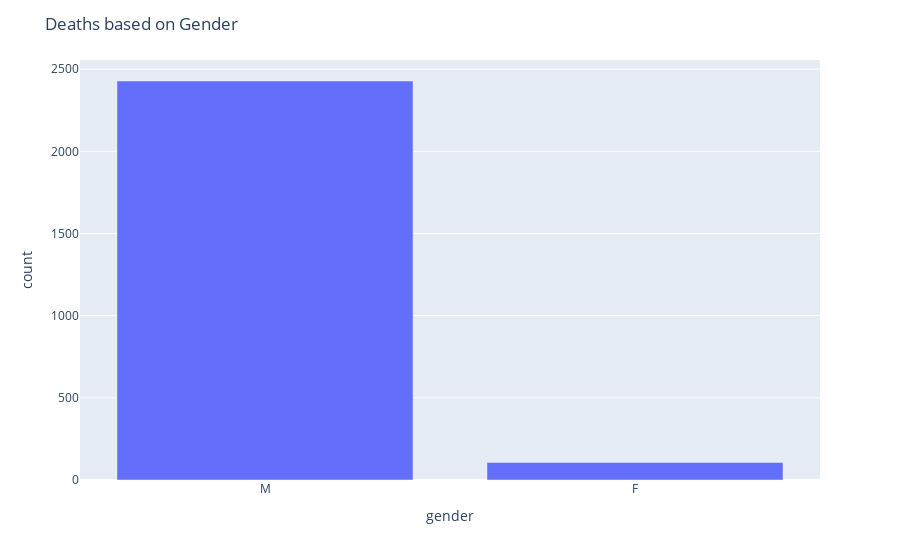

Notebook cell for this chart:
### Code cell
fig_d = px.bar(data_frame=gender_death, x=gender_death.index,  y='count')

fig_d.update_layout(title='Deaths based on Gender')

### Figure 1 — Plotly figure (JSON) as saved in the notebook; plotly's stock layout.template omitted (floating-point values rounded to 4 significant figures)
{"data": [{"alignmentgroup": "True", "hovertemplate": "gender=%{x}<br>count=%{y}<extra></extra>", "legendgroup": "", "marker": {"color": "#636efa", "pattern": {"shape": ""}}, "name": "", "offsetgroup": "", "orientation": "v", "showlegend": false, "textposition": "auto", "type": "bar", "x": ["M", "F"], "xaxis": "x", "y": [2428, 107], "yaxis": "y"}], "layout": {"barmode": "relative", "legend": {"tracegroupgap": 0}, "margin": {"t": 60}, "title": {"text": "Deaths based on Gender"}, "xaxis": {"anchor": "y", "domain": [0, 1], "title": {"text": "gender"}}, "yaxis": {"anchor": "x", "domain": [0, 1], "title": {"text": "count"}}}}
